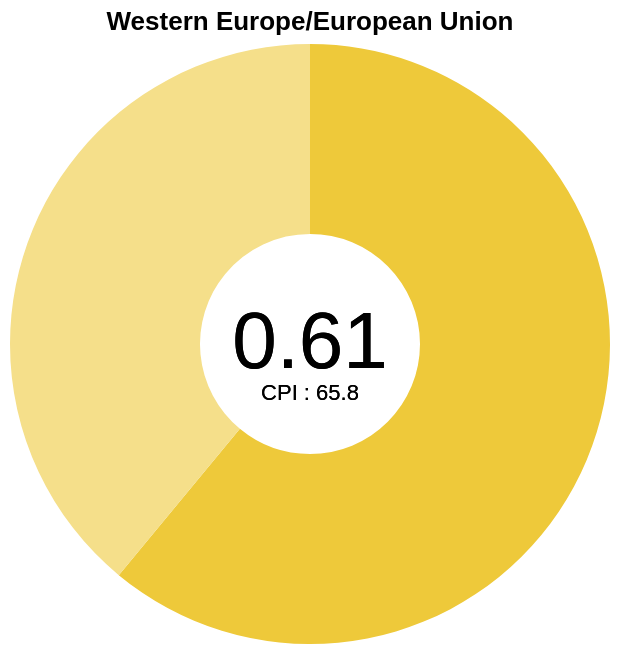

Express this chart as Vega-Lite.
### Vega-Lite specification from a JSON file in a GitHub repository (floating-point values rounded to 4 significant figures)
{"$schema": "https://vega.github.io/schema/vega-lite/v5.json", "title": "Western Europe/European Union", "width": "container", "data": {"values": [{"category": "Likely", "value": 0.61}, {"category": "Unlikely", "value": 0.39}]}, "layer": [{"mark": {"type": "arc", "innerRadius": 55}, "encoding": {"theta": {"field": "value", "type": "quantitative"}, "color": {"field": "category", "scale": {"range": ["#eec93a", "#f5df8a"]}, "legend": null}, "tooltip": [{"field": "value", "type": "quantitative", "title": "Proportion"}, {"field": "category", "type": "nominal", "title": "Likelihood to Report"}]}}, {"mark": {"type": "text", "text": "0.61", "fontSize": 40}, "encoding": {"color": {"value": "black"}}}, {"mark": {"type": "text", "text": "CPI : 65.8", "dy": 25}, "encoding": {"color": {"value": "black"}}}]}
